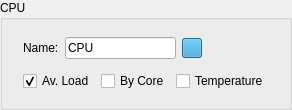
                <widget class="QGroupBox" name="cpu_groupBox">
                 <property name="sizePolicy">
                  <sizepolicy hsizetype="Fixed" vsizetype="Fixed">
                   <horstretch>0</horstretch>
                   <verstretch>0</verstretch>
                  </sizepolicy>
                 </property>
                 <property name="minimumSize">
                  <size>
                   <width>0</width>
                   <height>110</height>
                  </size>
                 </property>
                 <property name="maximumSize">
                  <size>
                   <width>348</width>
                   <height>16777215</height>
                  </size>
                 </property>
                 <property name="title">
                  <string>CPU</string>
                 </property>
                 <layout class="QGridLayout" name="gridLayout_9">
                  <property name="leftMargin">
                   <number>20</number>
                  </property>
                  <property name="rightMargin">
                   <number>20</number>
                  </property>
                  <property name="bottomMargin">
                   <number>10</number>
                  </property>
                  <item row="0" column="0">
                   <widget class="QLabel" name="cpu_nameLabel">
                    <property name="text">
                     <string>Name:</string>
                    </property>
                   </widget>
                  </item>
                  <item row="0" column="4">
                   <widget class="QPushButton" name="cpu_colorButton">
                    <property name="enabled">
                     <bool>true</bool>
                    </property>
                    <property name="sizePolicy">
                     <sizepolicy hsizetype="Fixed" vsizetype="Fixed">
                      <horstretch>0</horstretch>
                      <verstretch>0</verstretch>
                     </sizepolicy>
                    </property>
                    <property name="maximumSize">
                     <size>
                      <width>20</width>
                      <height>20</height>
                     </size>
                    </property>
                    <property name="focusPolicy">
                     <enum>Qt::NoFocus</enum>
                    </property>
                    <property name="toolTip">
                     <string>Default color: #2e97cb</string>
                    </property>
                    <property name="styleSheet">
                     <string notr="true">background: #2e97cb;
color: black;</string>
                    </property>
                    <property name="text">
                     <string/>
                    </property>
                   </widget>
                  </item>
                  <item row="2" column="3" colspan="3">
                   <widget class="QCheckBox" name="cpu_tempCBox">
                    <property name="text">
                     <string>Temperature</string>
                    </property>
                   </widget>
                  </item>
                  <item row="2" column="0" colspan="2">
                   <widget class="QCheckBox" name="cpu_av_loadCBox">
                    <property name="text">
                     <string>Av. Load</string>
                    </property>
                    <property name="checked">
                     <bool>true</bool>
                    </property>
                   </widget>
                  </item>
                  <item row="2" column="2">
                   <widget class="QCheckBox" name="cpu_by_coreCBox">
                    <property name="enabled">
                     <bool>true</bool>
                    </property>
                    <property name="text">
                     <string>By Core</string>
                    </property>
                   </widget>
                  </item>
                  <item row="0" column="1" colspan="3">
                   <widget class="QLineEdit" name="cpu_Line">
                    <property name="inputMask">
                     <string/>
                    </property>
                    <property name="text">
                     <string>CPU</string>
                    </property>
                    <property name="dragEnabled">
                     <bool>true</bool>
                    </property>
                    <property name="placeholderText">
                     <string notr="true">CPU</string>
                    </property>
                   </widget>
                  </item>
                  <item row="0" column="5">
                   <spacer name="horizontalSpacer_7">
                    <property name="orientation">
                     <enum>Qt::Horizontal</enum>
                    </property>
                    <property name="sizeHint" stdset="0">
                     <size>
                      <width>40</width>
                      <height>20</height>
                     </size>
                    </property>
                   </spacer>
                  </item>
                 </layout>
                </widget>
